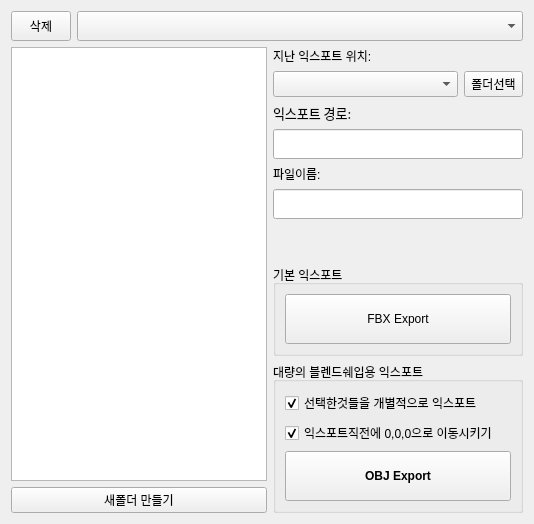
         <widget class="QWidget" name="tab_4">
          <attribute name="title">
           <string>Export</string>
          </attribute>
          <layout class="QHBoxLayout" name="horizontalLayout_6">
           <item>
            <layout class="QVBoxLayout" name="verticalLayout_3" stretch="50,0">
             <item>
              <layout class="QHBoxLayout" name="horizontalLayout_2">
               <item>
                <widget class="QPushButton" name="pb_delfolder">
                 <property name="sizePolicy">
                  <sizepolicy hsizetype="Preferred" vsizetype="Fixed">
                   <horstretch>0</horstretch>
                   <verstretch>0</verstretch>
                  </sizepolicy>
                 </property>
                 <property name="minimumSize">
                  <size>
                   <width>0</width>
                   <height>30</height>
                  </size>
                 </property>
                 <property name="maximumSize">
                  <size>
                   <width>60</width>
                   <height>16777215</height>
                  </size>
                 </property>
                 <property name="text">
                  <string>삭제</string>
                 </property>
                </widget>
               </item>
               <item>
                <widget class="QComboBox" name="cb_workfolder">
                 <property name="sizePolicy">
                  <sizepolicy hsizetype="Preferred" vsizetype="Fixed">
                   <horstretch>0</horstretch>
                   <verstretch>0</verstretch>
                  </sizepolicy>
                 </property>
                 <property name="minimumSize">
                  <size>
                   <width>0</width>
                   <height>30</height>
                  </size>
                 </property>
                 <property name="maximumSize">
                  <size>
                   <width>16777215</width>
                   <height>30</height>
                  </size>
                 </property>
                </widget>
               </item>
              </layout>
             </item>
             <item>
              <layout class="QHBoxLayout" name="horizontalLayout">
               <item>
                <layout class="QVBoxLayout" name="verticalLayout_2">
                 <item>
                  <widget class="QTreeWidget" name="tree_wdg">
                   <property name="sizePolicy">
                    <sizepolicy hsizetype="Expanding" vsizetype="Expanding">
                     <horstretch>0</horstretch>
                     <verstretch>0</verstretch>
                    </sizepolicy>
                   </property>
                   <property name="minimumSize">
                    <size>
                     <width>0</width>
                     <height>0</height>
                    </size>
                   </property>
                   <property name="font">
                    <font>
                     <family>맑은 고딕</family>
                     <pointsize>11</pointsize>
                    </font>
                   </property>
                   <property name="columnCount">
                    <number>1</number>
                   </property>
                   <attribute name="headerVisible">
                    <bool>false</bool>
                   </attribute>
                   <column>
                    <property name="text">
                     <string notr="true">1</string>
                    </property>
                   </column>
                  </widget>
                 </item>
                 <item>
                  <widget class="QPushButton" name="pb_newfolder">
                   <property name="sizePolicy">
                    <sizepolicy hsizetype="Preferred" vsizetype="Fixed">
                     <horstretch>0</horstretch>
                     <verstretch>0</verstretch>
                    </sizepolicy>
                   </property>
                   <property name="maximumSize">
                    <size>
                     <width>100000</width>
                     <height>16777215</height>
                    </size>
                   </property>
                   <property name="text">
                    <string>새폴더 만들기</string>
                   </property>
                  </widget>
                 </item>
                </layout>
               </item>
               <item>
                <layout class="QVBoxLayout" name="verticalLayout_10">
                 <item>
                  <layout class="QVBoxLayout" name="verticalLayout_17">
                   <item>
                    <widget class="QLabel" name="label_11">
                     <property name="enabled">
                      <bool>true</bool>
                     </property>
                     <property name="text">
                      <string>지난 익스포트 위치:</string>
                     </property>
                    </widget>
                   </item>
                   <item>
                    <layout class="QHBoxLayout" name="horizontalLayout_8">
                     <item>
                      <widget class="QComboBox" name="cb_lastExportlist">
                       <property name="sizePolicy">
                        <sizepolicy hsizetype="Expanding" vsizetype="Fixed">
                         <horstretch>0</horstretch>
                         <verstretch>0</verstretch>
                        </sizepolicy>
                       </property>
                       <property name="minimumSize">
                        <size>
                         <width>0</width>
                         <height>0</height>
                        </size>
                       </property>
                       <property name="font">
                        <font>
                         <family>맑은 고딕</family>
                         <pointsize>10</pointsize>
                        </font>
                       </property>
                      </widget>
                     </item>
                     <item>
                      <widget class="QToolButton" name="toolButton_export">
                       <property name="sizePolicy">
                        <sizepolicy hsizetype="Fixed" vsizetype="Preferred">
                         <horstretch>0</horstretch>
                         <verstretch>0</verstretch>
                        </sizepolicy>
                       </property>
                       <property name="minimumSize">
                        <size>
                         <width>50</width>
                         <height>0</height>
                        </size>
                       </property>
                       <property name="text">
                        <string>폴더선택</string>
                       </property>
                      </widget>
                     </item>
                    </layout>
                   </item>
                   <item>
                    <widget class="QLabel" name="label_6">
                     <property name="font">
                      <font>
                       <family>맑은 고딕</family>
                       <pointsize>10</pointsize>
                      </font>
                     </property>
                     <property name="text">
                      <string>익스포트 경로:</string>
                     </property>
                    </widget>
                   </item>
                   <item>
                    <widget class="QLineEdit" name="line_exportfolder">
                     <property name="sizePolicy">
                      <sizepolicy hsizetype="Expanding" vsizetype="Fixed">
                       <horstretch>0</horstretch>
                       <verstretch>0</verstretch>
                      </sizepolicy>
                     </property>
                     <property name="font">
                      <font>
                       <family>맑은 고딕</family>
                       <pointsize>11</pointsize>
                       <weight>50</weight>
                       <bold>false</bold>
                      </font>
                     </property>
                     <property name="styleSheet">
                      <string notr="true">QLineEdit#line_exportfolder { color: white }</string>
                     </property>
                    </widget>
                   </item>
                   <item>
                    <widget class="QLabel" name="label_7">
                     <property name="text">
                      <string>파일이름: </string>
                     </property>
                    </widget>
                   </item>
                   <item>
                    <widget class="QLineEdit" name="line_filename">
                     <property name="minimumSize">
                      <size>
                       <width>250</width>
                       <height>0</height>
                      </size>
                     </property>
                     <property name="font">
                      <font>
                       <family>맑은 고딕</family>
                       <pointsize>11</pointsize>
                       <weight>50</weight>
                       <bold>false</bold>
                      </font>
                     </property>
                     <property name="styleSheet">
                      <string notr="true">QLineEdit#line_filename { color: white }</string>
                     </property>
                    </widget>
                   </item>
                  </layout>
                 </item>
                 <item>
                  <spacer name="verticalSpacer_2">
                   <property name="orientation">
                    <enum>Qt::Vertical</enum>
                   </property>
                   <property name="sizeHint" stdset="0">
                    <size>
                     <width>20</width>
                     <height>40</height>
                    </size>
                   </property>
                  </spacer>
                 </item>
                 <item>
                  <widget class="QGroupBox" name="groupBox_15">
                   <property name="title">
                    <string>기본 익스포트</string>
                   </property>
                   <layout class="QVBoxLayout" name="verticalLayout_21">
                    <item>
                     <widget class="QPushButton" name="pb_ExportFBX">
                      <property name="minimumSize">
                       <size>
                        <width>0</width>
                        <height>50</height>
                       </size>
                      </property>
                      <property name="maximumSize">
                       <size>
                        <width>10000</width>
                        <height>16777215</height>
                       </size>
                      </property>
                      <property name="styleSheet">
                       <string notr="true"/>
                      </property>
                      <property name="text">
                       <string>FBX Export</string>
                      </property>
                     </widget>
                    </item>
                   </layout>
                  </widget>
                 </item>
                 <item>
                  <widget class="QGroupBox" name="groupBox_14">
                   <property name="title">
                    <string>대량의 블렌드쉐입용 익스포트</string>
                   </property>
                   <layout class="QVBoxLayout" name="verticalLayout_20">
                    <item>
                     <widget class="QCheckBox" name="cb_isSeparateExport">
                      <property name="text">
                       <string>선택한것들을 개별적으로 익스포트</string>
                      </property>
                      <property name="checked">
                       <bool>true</bool>
                      </property>
                     </widget>
                    </item>
                    <item>
                     <widget class="QCheckBox" name="cb_MoveToOrigin">
                      <property name="text">
                       <string>익스포트직전에 0,0,0으로 이동시키기</string>
                      </property>
                      <property name="checked">
                       <bool>true</bool>
                      </property>
                     </widget>
                    </item>
                    <item>
                     <widget class="QPushButton" name="pb_ExportOBJ">
                      <property name="minimumSize">
                       <size>
                        <width>0</width>
                        <height>50</height>
                       </size>
                      </property>
                      <property name="maximumSize">
                       <size>
                        <width>10000</width>
                        <height>16777215</height>
                       </size>
                      </property>
                      <property name="font">
                       <font>
                        <weight>75</weight>
                        <italic>false</italic>
                        <bold>true</bold>
                       </font>
                      </property>
                      <property name="styleSheet">
                       <string notr="true"/>
                      </property>
                      <property name="text">
                       <string>OBJ Export</string>
                      </property>
                     </widget>
                    </item>
                   </layout>
                  </widget>
                 </item>
                </layout>
               </item>
              </layout>
             </item>
            </layout>
           </item>
          </layout>
         </widget>
